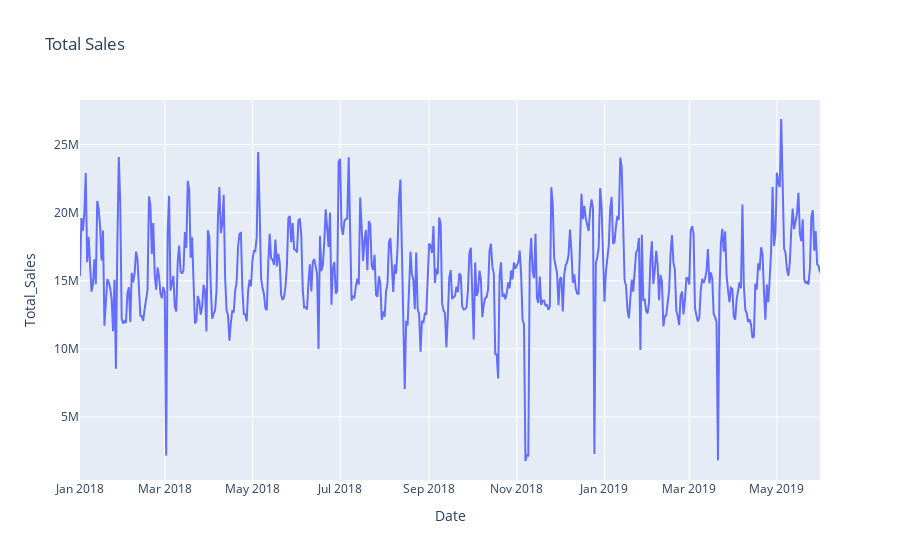

Write notebook code for a chart like this one.
### Code cell
px.line(train_agg, x='Date', y='Total_Sales', title='Total Sales')

### Figure 1 — Plotly figure (JSON) as saved in the notebook; plotly's stock layout.template omitted (floating-point values rounded to 4 significant figures; data arrays with more than 128 entries replaced by an {"elided": "..."} marker saying what was removed)
{"data": [{"hovertemplate": "Date=%{x}<br>Total_Sales=%{y}<extra></extra>", "legendgroup": "", "line": {"color": "#636efa", "dash": "solid"}, "marker": {"symbol": "circle"}, "mode": "lines", "name": "", "orientation": "v", "showlegend": false, "type": "scatter", "x": {"elided": "516 str values"}, "xaxis": "x", "y": {"elided": "516 int values"}, "yaxis": "y"}], "layout": {"legend": {"tracegroupgap": 0}, "title": {"text": "Total Sales"}, "xaxis": {"anchor": "y", "domain": [0, 1], "title": {"text": "Date"}}, "yaxis": {"anchor": "x", "domain": [0, 1], "title": {"text": "Total_Sales"}}}}
